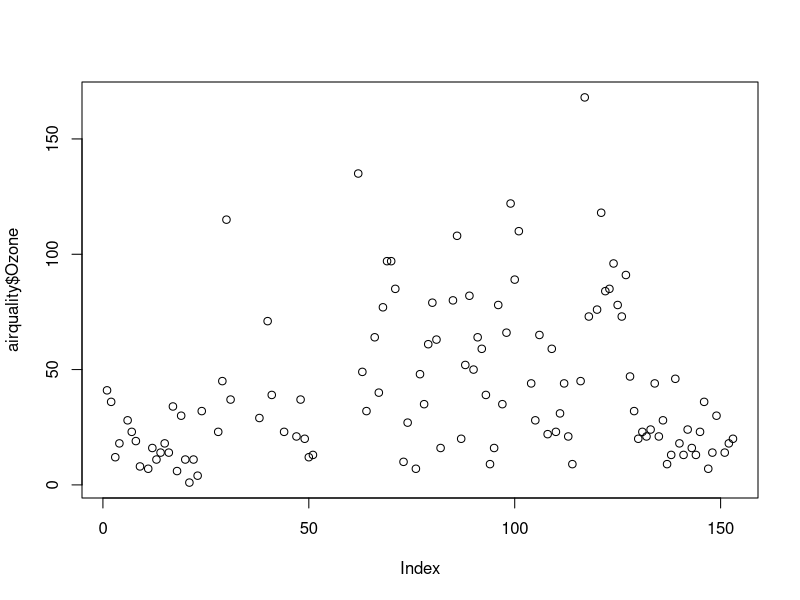
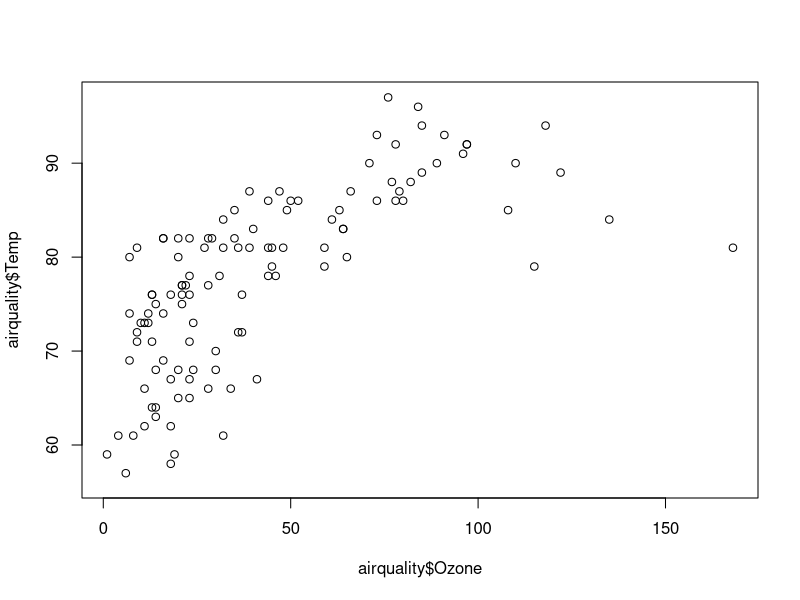
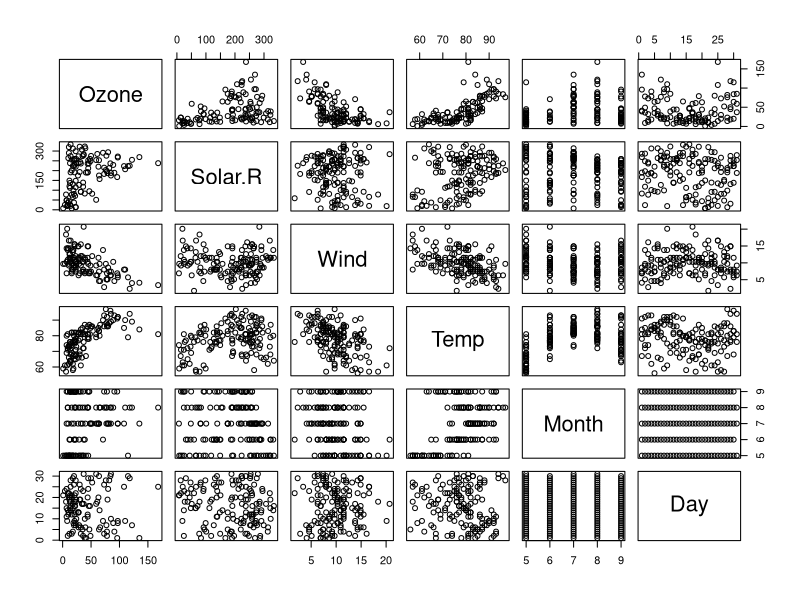
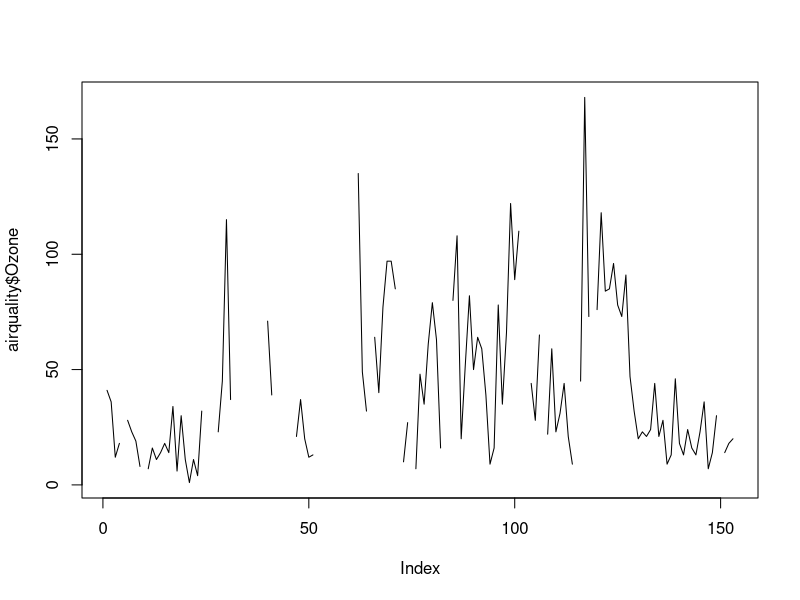
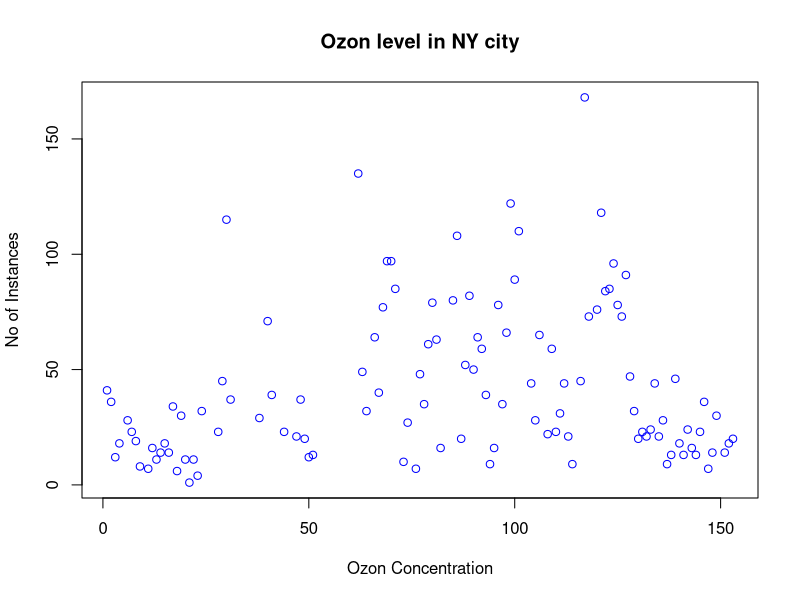
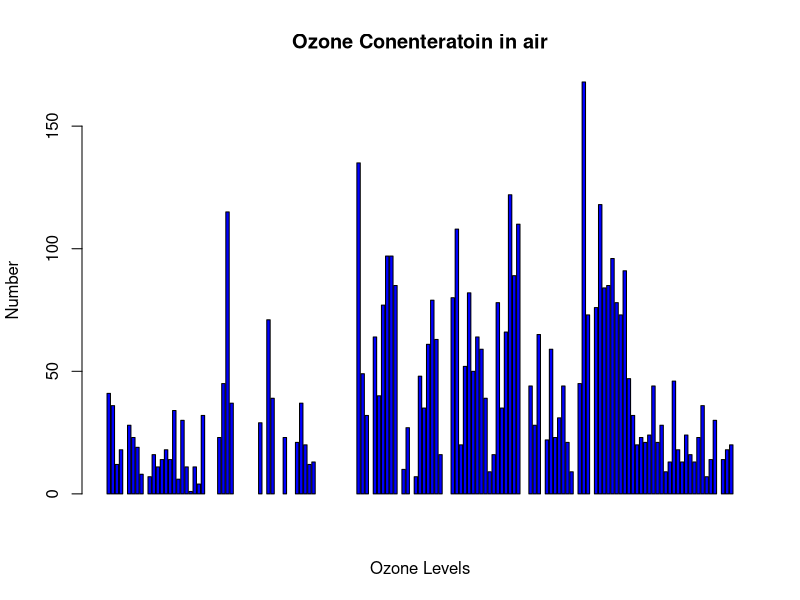
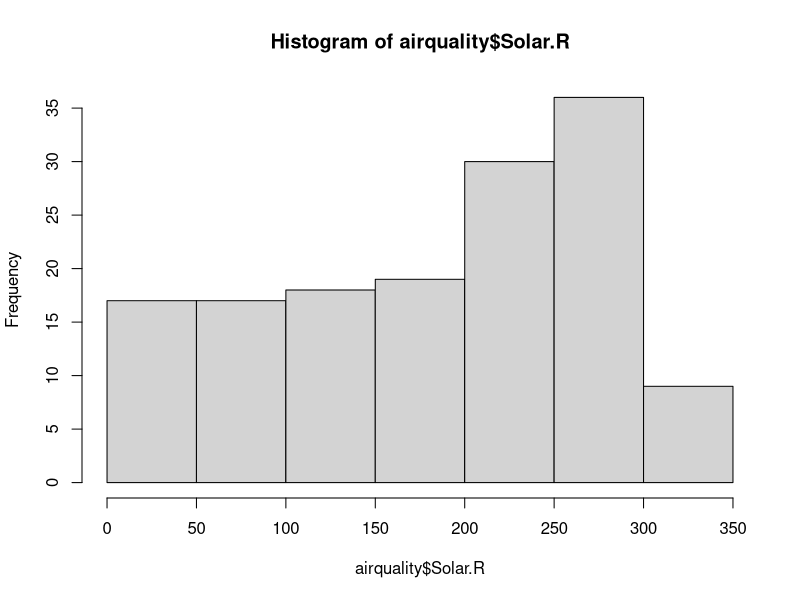
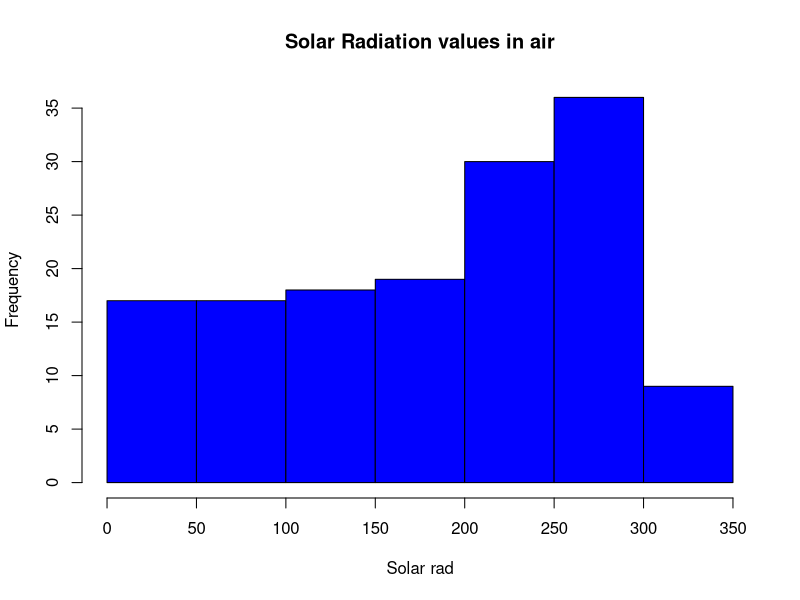

Generate these figures, in order, with R:
1+1 #sum
2+3*4#Operator precedence
3^2#Exponentiation
exp(1)#Basic mathematical functions are available
sqrt(10)#squareroot
pi#The constant pi is predefined
2*pi*6378#Circumference of earth at equator(in km)
#------------------------------------------------------#
x<-1
y<-3
z<-10
x*y*z
#------------------------------------------------------#
  
x<-c(2,0,0,4) #Creates vector with elements 2,0,0,4
y<-c(1,9,9,9)
x+y
x*4 #Multiplies elements
sqrt(x) #Function applies to each element 
#------------------------------------------------------#Accessing Vector
x<-c(2,0,0,4) #Select the first element, equicalent to x[c9(1)]
x[1]
x[-1]#Excluding first element
x[1]<-3;x
x[-1]<-5;x
y<9#Compares each element, returns result as vector
y[y<9]=2 #Edits elements marked as True in index vector
y
#------------------------------------------------------#Data Frames

df<-data.frame(x=1:3,y=c('a','b','c'))
df
df_new<-data.frame(height=c(150:160),weight=c(65:75))
df_new
#---------------------Excerises-----
df<-data.frame(x=1:3,y=c('a','b','c'))
df
df[1,2]# Find a
df[c(2),c(1:2)]#Find b
df[c(1,3),c(1,2)]#Find 1,a & 3,c
df[c(1,3),2]#Find a&c
df[3,2]#Find c
#----------------Dataset-
library(datasets) #calling the datasets libarary
data("airquality")#Selecting the dataset
airquality<-datasets::airquality#assining the dataset to airquality
airquality
head(airquality)
tail(airquality)
airquality[,c(1,2)]
summary(airquality$Temp)
summary(airquality)
##############
plot(airquality$Ozone)
plot(airquality$Ozone,airquality$Temp)
plot(airquality)
#points and lines
plot(airquality$Ozone, type="l")#p:points,l:lines,b:both
plot(airquality$Ozone,xlab="Ozon Concentration",
ylab = "No of Instances",main="Ozon level in NY city",
col="blue")
#Horizontal bar plot
barplot(airquality$Ozone,main='Ozone Conenteratoin in air',
        xlab ='Ozone Levels',ylab='Number',col='blue',horiz=F)
#Histogram
hist(airquality$Solar.R)
hist(airquality$Solar.R,
main = 'Solar Radiation values in air', xlab = "Solar rad",col='blue')
#Single box plot
boxplot(airquality$Solar.R)
#Multiple box plots
boxplot(airquality[,1:4],main='Multiple')
#margin of the grid(mar),
#no of rows and colums(mfrow),
#whether a border is to be included(bty)
#and position of the 
#labels(las: 1 for horizontal, las:0 for vertical)
#bty-box around the plot

par(mfrow=c(3,3),mar=c(2,5,2,1), las=1, bty="n")
plot(airquality$Ozone)
plot(airquality$Ozone,airquality$Wind)
plot(airquality$Ozone, type="l")
plot(airquality$Ozone, type="l")
plot(airquality$Ozone, type="l")
barplot(airquality$Ozon,main='Ozone Concenteration in air',
        xlab='Ozone levels', col='green', horiz=T)
hist(airquality$Solar.R)
boxplot(airquality$Solar.R)
boxplot(airquality[,0:4],main='Multiple Box plots')